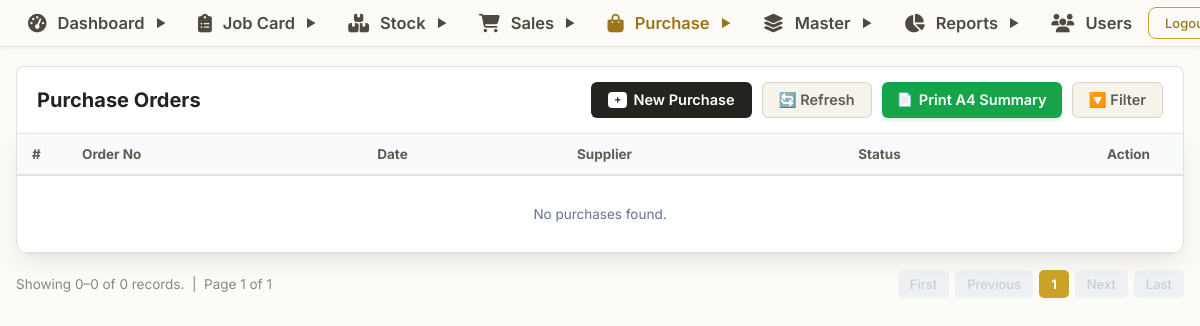
/purchase/purchase_list.php (signed in), run on an earlier commit of the app's database.
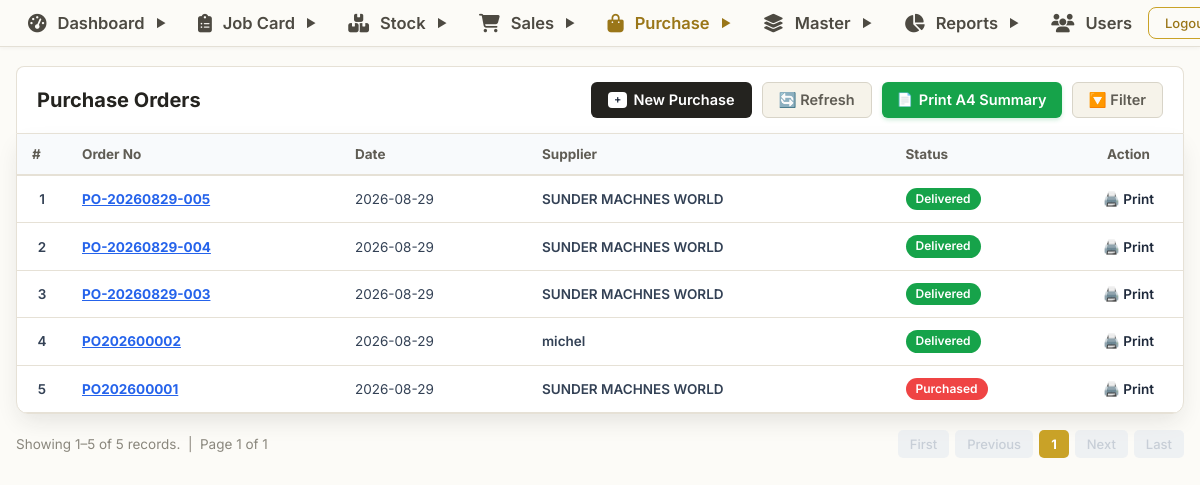
And on a later commit of the database.
### tables this page shows
CREATE TABLE `purchase` (
  `id` bigint NOT NULL AUTO_INCREMENT,
  `createdBy` varchar(255) DEFAULT NULL,
  `createdOn` datetime(6) DEFAULT NULL,
  `modifiedBy` varchar(255) DEFAULT NULL,
  `modifiedOn` datetime(6) DEFAULT NULL,
  `actualAmountSum` float NOT NULL,
  `orderDate` date DEFAULT NULL,
  `orderNo` varchar(255) DEFAULT NULL,
  `orderStatus` varchar(255) DEFAULT NULL,
  `paidAmountSum` float NOT NULL,
  `quoteAmountSum` float NOT NULL,
  `supplier` bigint DEFAULT NULL,
  PRIMARY KEY (`id`),
  KEY `FKikg2365x5p0ctt5j10o55mh6n` (`supplier`),
  CONSTRAINT `FKikg2365x5p0ctt5j10o55mh6n` FOREIGN KEY (`supplier`) REFERENCES `supplier` (`id`)
);

CREATE TABLE `supplier` (
  `id` bigint NOT NULL AUTO_INCREMENT,
  `createdBy` varchar(255) DEFAULT NULL,
  `createdOn` datetime(6) DEFAULT NULL,
  `modifiedBy` varchar(255) DEFAULT NULL,
  `modifiedOn` datetime(6) DEFAULT NULL,
  `active` bit(1) NOT NULL,
  `emailId` varchar(255) DEFAULT NULL,
  `name` varchar(255) DEFAULT NULL,
  `phoneNo1` varchar(255) DEFAULT NULL,
  `phoneNo2` varchar(255) DEFAULT NULL,
  `whatsAppNo` varchar(255) DEFAULT NULL,
  `address` bigint DEFAULT NULL,
  PRIMARY KEY (`id`),
  UNIQUE KEY `UK_od83j1diqux7fbobjyjddllvh` (`address`),
  CONSTRAINT `FK15ewpkpum7cnphgckhbpyfjo0` FOREIGN KEY (`address`) REFERENCES `address` (`id`)
);

### includes/auth.php (called while the page is built, shortened)
<?php
function isAdmin(): bool
{
    return isset($_SESSION['user_id'], $_SESSION['role']) && strtoupper(trim($_SESSION['role'])) === 'ADMIN';
}

### purchase/purchase_list.php (the view, shortened to what this page needs)
<?php require_once("../config/db.php"); ?>
<?php require_once("../includes/auth.php"); ?>
<?php include("../includes/header.php"); ?>
<?php
$limit = 10;
$page = isset($_GET['page']) ? max(1, (int)$_GET['page']) : 1;
$offset = ($page - 1) * $limit;
$where = "WHERE 1=1";
$countRes = mysqli_query($conn, "SELECT COUNT(*) AS total FROM purchase p LEFT JOIN supplier s ON p.supplier = s.id $where");
$totalRows = (int)mysqli_fetch_assoc($countRes)['total'];
$totalPages = $totalRows > 0 ? ceil($totalRows / $limit) : 1;
$res = mysqli_query($conn, "SELECT p.*, s.name as supplierName FROM purchase p LEFT JOIN supplier s ON p.supplier = s.id $where ORDER BY p.id DESC LIMIT $limit OFFSET $offset");
$queryParams = $_GET;
unset($queryParams['page']);
$queryString = http_build_query($queryParams);
?>
<div class="erp-container">
    <div class="erp-header-bar">
        <div class="erp-header-title">Purchase Orders</div>
        <div class="erp-header-actions">
            <a href="create.php" class="btn-erp btn-erp-new">
                <span style="background: #ffffff; color: #1e293b; padding: 1px 6px; border-radius: 4px; font-size: 11px;">+</span> New Purchase
            </a>
            <a href="javascript:void(0)" onclick="location.reload()" class="btn-erp btn-erp-secondary">
                🔄 Refresh
            </a>
            <a href="print_summary.php?<?= http_build_query($_GET) ?>" target="_blank" class="btn-erp" style="background:#16a34a; color:#ffffff; text-decoration:none; font-weight:600; font-size:13px; padding:7px 14px; border-radius:6px; display:inline-flex; align-items:center; gap:6px; box-shadow:0 2px 4px rgba(22,163,74,0.2); transition:all 0.15s ease;">
                <span style="font-size:13px;">📄</span> Print A4 Summary
            </a>
            <a href="javascript:void(0)" onclick="document.getElementById('purchaseFilter').style.display = document.getElementById('purchaseFilter').style.display === 'none' ? 'block' : 'none'" class="btn-erp btn-erp-secondary">
                🔽 Filter
            </a>
        </div>
    </div>
    <div class="erp-table-box">
        <table class="erp-table">
            <thead>
                <tr>
                    <th style="width:50px;">#</th>
                    <th>Order No</th>
                    <th>Date</th>
                    <th>Supplier</th>
                    <th>Status</th>
                    <th style="text-align:center; width:100px; padding-right:24px;">Action</th>
                </tr>
            </thead>
            <tbody>
                <?php
                if ($totalRows > 0):
                    $i = $offset + 1;
                    while ($row = mysqli_fetch_assoc($res)):
                        $rawSt = $row['orderStatus'] ?? 'Purchased';
                        $displayStatus = in_array($rawSt, ['Delivered', 'Received', 'Completed']) ? 'Delivered' : 'Purchased';
                        $badgeClass = ($displayStatus === 'Delivered') ? 'erp-badge-completed' : 'erp-badge-new';
                ?>
                <tr>
                    <td style="font-weight:600; text-align:center;"><?= $i++ ?></td>
                    <td>
                        <a href="edit_purchase.php?id=<?= $row['id'] ?>" style="color:#2563eb; text-decoration:underline; font-weight:700;">
                            <?= htmlspecialchars($row['orderNo'] ?? '') ?>
                        </a>
                    </td>
                    <td><?= htmlspecialchars($row['orderDate'] ?? '-') ?></td>
                    <td style="font-weight:600;"><?= htmlspecialchars($row['supplierName'] ?? 'N/A') ?></td>
                    <td>
                        <span class="erp-badge <?= $badgeClass ?>"><?= $displayStatus ?></span>
                    </td>
                    <td style="text-align:center; padding-right:24px;">
                        <a href="print_purchase.php?id=<?= $row['id'] ?>" target="_blank" style="color:#1e293b; font-weight:600; text-decoration:none; white-space:nowrap; display:inline-flex; align-items:center; gap:4px;">
                            🖨️ Print
                        </a>
                    </td>
                </tr>
                <?php endwhile; ?>
                <?php else: ?>
                <tr>
                    <td colspan="6" style="text-align:center; padding:30px; color:#64748b;">
                        No purchases found.
                    </td>
                </tr>
                <?php endif; ?>
            </tbody>
        </table>
    </div>
    <div class="erp-pagination">
        <div>
            <?php
            $startRecord = $totalRows > 0 ? $offset + 1 : 0;
            $endRecord = min($offset + $limit, $totalRows);
            ?>
            Showing <?= $startRecord ?>–<?= $endRecord ?> of <?= $totalRows ?> records. &nbsp;|&nbsp; Page <?= $page ?> of <?= $totalPages ?>
        </div>
        <div class="erp-pagination-controls">
            <?php if ($page <= 1): ?>
                <span class="erp-pagination-btn disabled">First</span>
                <span class="erp-pagination-btn disabled">Previous</span>
            <?php else: ?>
                <a href="?<?= $queryString ? $queryString . '&' : '' ?>page=1" class="erp-pagination-btn">First</a>
                <a href="?<?= $queryString ? $queryString . '&' : '' ?>page=<?= $page - 1 ?>" class="erp-pagination-btn">Previous</a>
            <?php endif; ?>
            <a class="erp-pagination-btn active"><?= $page ?></a>
            <?php if ($page >= $totalPages): ?>
                <span class="erp-pagination-btn disabled">Next</span>
                <span class="erp-pagination-btn disabled">Last</span>
            <?php else: ?>
                <a href="?<?= $queryString ? $queryString . '&' : '' ?>page=<?= $page + 1 ?>" class="erp-pagination-btn">Next</a>
                <a href="?<?= $queryString ? $queryString . '&' : '' ?>page=<?= $totalPages ?>" class="erp-pagination-btn">Last</a>
            <?php endif; ?>
        </div>
    </div>
</div>
<?php include("../includes/footer.php"); ?>

### includes/header.php (shortened to what this page needs)
<?php
require_once(__DIR__ . '/auth.php');
$current_page = basename($_SERVER['PHP_SELF']);
?>
<!DOCTYPE html>
<html lang="en">
<head>
    <?php
    $fav_dir = file_exists('img/logo.png') ? '' : '../';
    ?>
    <link rel="stylesheet" href="https://cdnjs.cloudflare.com/ajax/libs/font-awesome/6.5.1/css/all.min.css">
    <link rel="stylesheet" href="<?php echo $fav_dir; ?>includes/common_erp.css?v=2.9">
</head>
<body>
    <div class="menu-container">
        <ul class="menu-bar" id="mainMenu">
            <li class="menu-item has-dropdown">
                <span class="menu-link <?php echo ($current_page == 'dashboard.php' || $current_page == 'today_income.php' || $current_page == 'closing_income_report.php') ? 'active-link' : ''; ?>" tabindex="0" role="button" aria-haspopup="true">
                    <i class="fa-solid fa-gauge-high nav-icon"></i> Dashboard <span class="arrow">&#9660;</span>
                </span>
            </li>
            <li class="menu-item has-dropdown">
                <span class="menu-link <?php echo (strpos($_SERVER['PHP_SELF'], '/jobcard/') !== false) ? 'active-link' : ''; ?>" tabindex="0" role="button" aria-haspopup="true">
                    <i class="fa-solid fa-clipboard-list nav-icon"></i> Job Card <span class="arrow">&#9660;</span>
                </span>
            </li>
            <?php if (isset($_SESSION['role']) && $_SESSION['role'] === 'ADMIN'): ?>
                <li class="menu-item has-dropdown">
                    <span class="menu-link <?php echo (strpos($_SERVER['PHP_SELF'], '/stock/') !== false) ? 'active-link' : ''; ?>" tabindex="0" role="button" aria-haspopup="true">
                        <i class="fa-solid fa-boxes-stacked nav-icon"></i> Stock <span class="arrow">&#9660;</span>
                    </span>
                </li>
            <?php endif; ?>
            <li class="menu-item has-dropdown">
                <span class="menu-link <?php echo (strpos($_SERVER['PHP_SELF'], '/sales/') !== false) ? 'active-link' : ''; ?>" tabindex="0" role="button" aria-haspopup="true">
                    <i class="fa-solid fa-cart-shopping nav-icon"></i> Sales <span class="arrow">&#9660;</span>
                </span>
            </li>
            <?php if (isAdmin()): ?>
                <li class="menu-item has-dropdown">
                    <span class="menu-link <?php echo (strpos($_SERVER['PHP_SELF'], '/purchase/') !== false) ? 'active-link' : ''; ?>" tabindex="0" role="button" aria-haspopup="true">
                        <i class="fa-solid fa-bag-shopping nav-icon"></i> Purchase <span class="arrow">&#9660;</span>
                    </span>
                </li>
            <?php endif; ?>
            <?php
            $is_master_active = (
                strpos($_SERVER['PHP_SELF'], 'brand') !== false ||
                strpos($_SERVER['PHP_SELF'], 'model') !== false ||
                strpos($_SERVER['PHP_SELF'], 'machine') !== false ||
                strpos($_SERVER['PHP_SELF'], 'spares') !== false ||
                strpos($_SERVER['PHP_SELF'], 'customers') !== false ||
                strpos($_SERVER['PHP_SELF'], 'supplier') !== false ||
                strpos($_SERVER['PHP_SELF'], 'employee') !== false
            );
            ?>
            <li class="menu-item has-dropdown">
                <span class="menu-link <?php echo $is_master_active ? 'active-link' : ''; ?>" tabindex="0" role="button" aria-haspopup="true">
                    <i class="fa-solid fa-layer-group nav-icon"></i> Master <span class="arrow">&#9660;</span>
                </span>
            </li>
            <?php if (isAdmin()): ?>
                <li class="menu-item has-dropdown">
                    <span class="menu-link <?php echo (strpos($_SERVER['PHP_SELF'], '/report/') !== false) ? 'active-link' : ''; ?>" tabindex="0" role="button" aria-haspopup="true">
                        <i class="fa-solid fa-chart-pie nav-icon"></i> Reports <span class="arrow">&#9660;</span>
                    </span>
                </li>
            <?php endif; ?>
            <?php if (isset($_SESSION['role']) && $_SESSION['role'] === 'ADMIN'): ?>
                <li class="menu-item">
                    <a href="../users/manage_users.php" <?php echo ($current_page == 'manage_users.php') ? 'class="active-link"' : ''; ?>>
                        <i class="fa-solid fa-users nav-icon"></i> Users
                    </a>
                </li>
            <?php endif; ?>
            <li class="menu-item topbar-actions-desktop" style="margin-left: auto; padding-right: 16px;">
                <button class="btn-logout" onclick="window.location.href='../login/logout.php'">
                    Logout &#x2192;
                </button>
            </li>
        </ul>
    </div>

### includes/footer.php (shortened to what this page needs)
</body>
</html>

### includes/header.php (style rules this page uses)
* { box-sizing: border-box; margin: 0; padding: 0; }
body { font-family: 'Inter', Arial, sans-serif; background: #f4f6f9; padding-top: 50px; padding-bottom: 16px; }
.btn-logout { background: transparent; color: #9A7618; padding: 7px 16px; border: 1px solid #C9A227; border-radius: 8px; cursor: pointer; font-size: 13px; font-weight: 500; font-family: 'Inter', Arial, sans-serif; transition: all 0.25s ease; white-space: nowrap; }
.menu-container { background: #FCFBF7; position: fixed; width: 100%; top: 0; z-index: 999; border-bottom: 1px solid #E4E0D6; box-shadow: 0 1px 4px rgba(36, 35, 31, 0.05); }
.menu-bar { display: flex; margin: 0 auto; padding: 0 12px; list-style: none; align-items: center; width: 100%; max-width: 1240px; height: 46px; overflow: visible !important; }
.menu-item { position: relative; }
.menu-item>a, .menu-item>.menu-link { display: flex; align-items: center; gap: 6px; padding: 10px 16px; text-decoration: none !important; color: #4D4A42; font-weight: 600; font-size: 16.5px; cursor: pointer; border-bottom: none !important; transition: all 0.25s ease; white-space: nowrap; user-select: none; }
.nav-icon { font-size: 16.5px; color: inherit; transition: color 0.15s ease; margin-right: 5px; }
.menu-item>a.active-link, .menu-item>.menu-link.active-link { color: #9A7618 !important; background: transparent !important; border-bottom: none !important; font-weight: 600; }
.arrow { font-size: 11px; display: inline-block; margin-left: 4px; transition: transform 0.25s cubic-bezier(0.4, 0, 0.2, 1), color 0.25s ease; transform: rotate(-90deg); }
.topbar-actions-desktop { display: flex; align-items: center; gap: 12px; }
.menu-container a, .menu-container a:hover, .menu-container a:focus, .menu-container a:active, .menu-container span, .menu-container span:hover, .menu-item > a, .menu-item > a:hover, .menu-item > .menu-link, .menu-item > .menu-link:hover, .dropdown a, .dropdown a:hover, .dropdown a:focus, .submenu a, .submenu a:hover, .submenu-link:hover, .erp-breadcrumb-banner a, .erp-breadcrumb-banner a:hover, .erp-breadcrumb-banner a:focus, .erp-breadcrumb-banner span, .erp-breadcrumb-banner span:hover, .bc-brand, .bc-brand:hover, .bc-module, .bc-module:hover, .bc-page, .bc-page:hover { text-decoration: none !important; border-bottom: none !important; box-shadow: none !important; }

What changed in the data, as far as the page shows it:
added purchase: orderNo "PO-20260829-005", orderDate "2026-08-29", supplier.name "SUNDER MACHNES WORLD", orderStatus "Delivered"
added purchase: orderNo "PO-20260829-004", orderDate "2026-08-29", supplier.name "SUNDER MACHNES WORLD", orderStatus "Delivered"
added purchase: orderNo "PO-20260829-003", orderDate "2026-08-29", supplier.name "SUNDER MACHNES WORLD", orderStatus "Delivered"
added purchase: orderNo "PO202600002", orderDate "2026-08-29", supplier.name "michel", orderStatus "Delivered"
added purchase: orderNo "PO202600001", orderDate "2026-08-29", supplier.name "SUNDER MACHNES WORLD", orderStatus "Purchased"
Also different on the page:
$startRecord: "0" → "1"
$endRecord: "0" → "5"
$totalRows: "0" → "5"
text no longer shown: "No purchases found."
